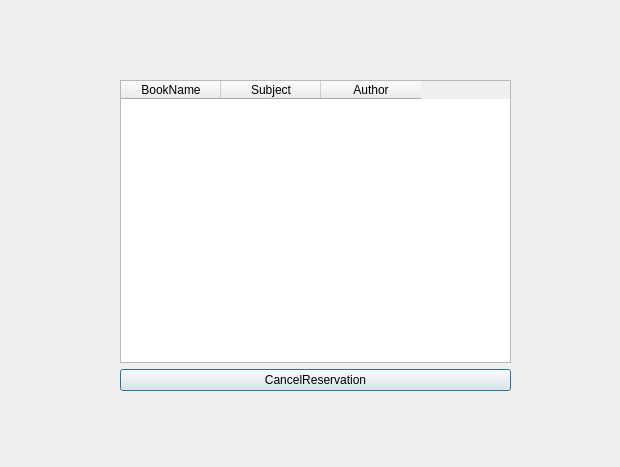
<?xml version="1.0" encoding="UTF-8"?>
<ui version="4.0">
 <class>Window_RemoveReservation</class>
 <widget class="QDialog" name="Window_RemoveReservation">
  <property name="geometry">
   <rect>
    <x>0</x>
    <y>0</y>
    <width>620</width>
    <height>467</height>
   </rect>
  </property>
  <property name="windowTitle">
   <string>Dialog</string>
  </property>
  <widget class="QWidget" name="layoutWidget">
   <property name="geometry">
    <rect>
     <x>120</x>
     <y>80</y>
     <width>391</width>
     <height>311</height>
    </rect>
   </property>
   <layout class="QVBoxLayout" name="verticalLayout">
    <item>
     <widget class="QTableWidget" name="tableWidget_ReservedBooks">
      <column>
       <property name="text">
        <string>BookName</string>
       </property>
      </column>
      <column>
       <property name="text">
        <string>Subject</string>
       </property>
      </column>
      <column>
       <property name="text">
        <string>Author</string>
       </property>
      </column>
     </widget>
    </item>
    <item>
     <widget class="QPushButton" name="pushButton_CancelReservation">
      <property name="text">
       <string>CancelReservation</string>
      </property>
     </widget>
    </item>
   </layout>
  </widget>
 </widget>
 <resources/>
 <connections/>
</ui>
